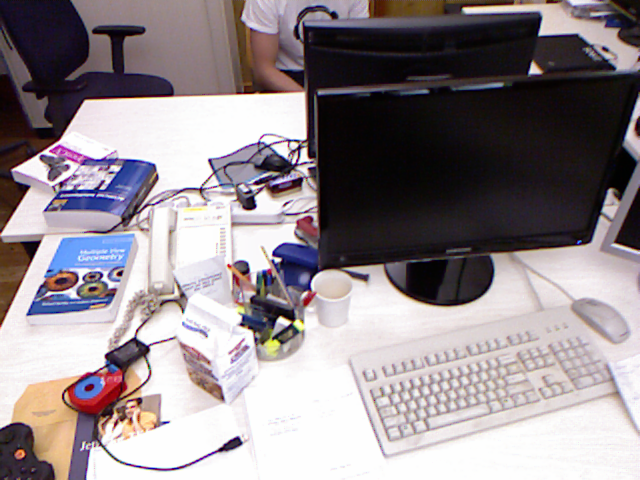
#> input picture data/rgbd_dataset_freiburg1_xyz/rgb/1305031102.343233.png, 640 x 480 px; its folder holds 4 pictures in this run
$ python 6-estimate_motion.py
#> lines starting #> are read from the running program, lines starting #| are printed output that depends on the picture; long printed decimals are rounded
import cv2
import numpy as np
from pathlib import Path

# reuse ORB ft detection & matching code

# 1. Load two consecutive images
folder = Path("data/rgbd_dataset_freiburg1_xyz/rgb")
images = sorted(folder.glob("*.png"))
if not images:
    raise FileNotFoundError("Error loading dataset images")
img1 = cv2.imread(str(images[0]))
#> img1 is the input picture: shape (480, 640, 3); mean B, G, R 142, 137.6, 146.5
img2 = cv2.imread(str(images[2]))
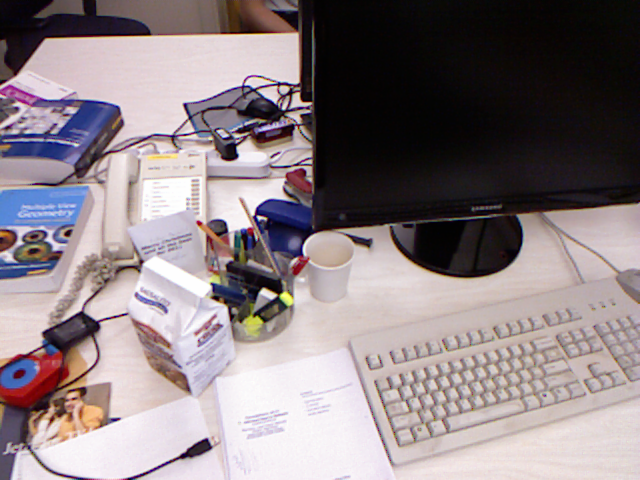
#> input picture data/rgbd_dataset_freiburg1_xyz/rgb/1305031102.911185.png, 640 x 480 px
#> img2 is the input picture: shape (480, 640, 3); mean B, G, R 132.1, 128.5, 139.7
if img1 is None or img2 is None:
    raise RuntimeError("Could not load iamges!")
gray1 = cv2.cvtColor(img1, cv2.COLOR_BGR2GRAY)
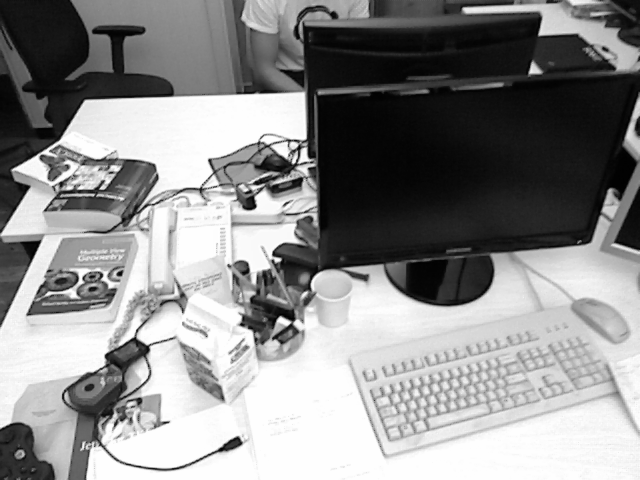
#> gray1: shape (480, 640); min 1, max 254, mean 140.8
gray2 = cv2.cvtColor(img2, cv2.COLOR_BGR2GRAY)
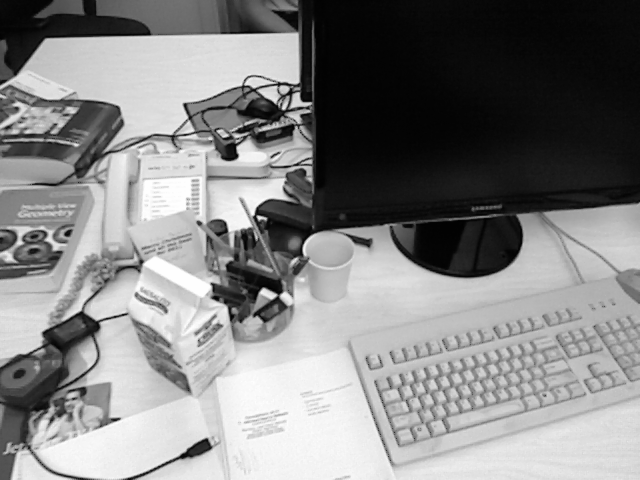
#> gray2: shape (480, 640); min 1, max 254, mean 132.3

# 2. Detect ORB features
orb = cv2.ORB_create(nfeatures=1000)
kp1, des1 = orb.detectAndCompute(gray1, None)
#> kp1 = 1000 keypoints; strongest (x, y, size): (274, 253, 37.2), (147, 346, 31), (289, 322, 31), (288, 322, 37.2)
kp2, des2 = orb.detectAndCompute(gray2, None)
#> kp2 = 1000 keypoints; strongest (x, y, size): (258, 217, 37.2), (258, 216, 31), (302, 100, 53.6), (259, 219, 31)

if des1 is None or des2 is None:
    raise RuntimeError("No descriptors found in one of the frames")

# 3. Match descriptors using BFMatcher
bf=cv2.BFMatcher(cv2.NORM_HAMMING)
pairs = bf.knnMatch(des1, des2,k=2)
#> pairs = 1000 matches

# 4. Apply Lowe's ratio test
good_matches = []
ratio_test_threshold = 0.95
for pair in pairs:
    if len(pair)==2:
        best, second_best = pair
        if best.distance < ratio_test_threshold*second_best.distance:
            good_matches.append(best)
#> after the loop, good_matches = 750 matches
good_matches=sorted(good_matches, key=lambda match:match.distance)

# 5. Extract pts1 and pts2
result = cv2.drawMatches(img1, kp1, img2, kp2,
                         good_matches[:50],
                         None,
                         flags=cv2.DrawMatchesFlags_NOT_DRAW_SINGLE_POINTS)
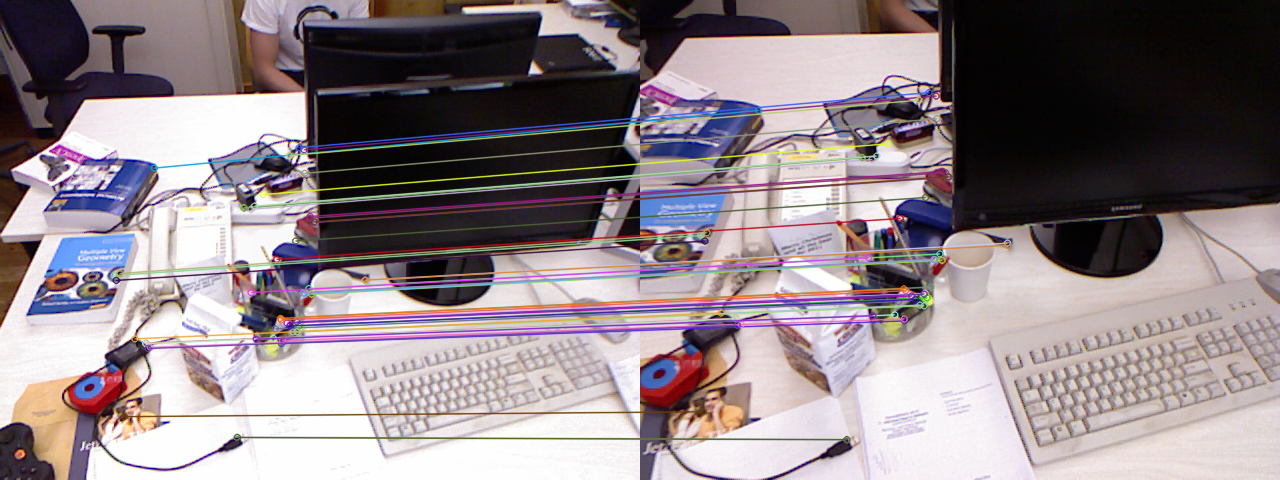
#> result: shape (480, 1280, 3); mean B, G, R 136.3, 131.8, 143

# extract corresponding ft coords
pts1=np.float32([kp1[m.queryIdx].pt for m in good_matches])
#> pts1 = 750 pairs, first value 40 to 603, second value 37 to 448
pts2=np.float32([kp2[m.trainIdx].pt for m in good_matches])
#> pts2 = 750 pairs, first value 43.2 to 523.1, second value 33 to 447

print("Matched points:", len(pts1))
#| Matched points: 750
print("pts1 shape:", pts1.shape)
#| pts1 shape: (750, 2)
print("pts2 shape:", pts2.shape)
#| pts2 shape: (750, 2)

# 6. Define camera intrinsics K
K = np.array([
    [517.3, 0.0, 318.6],
    [0.0, 516.5, 255.3],
    [0.0, 0.0, 1.0]
], dtype=np.float64)

# 7. Estimate E using RANSAC
if len(pts1) < 5:
    raise ValueError("Not enough matches to estimate E")

E, mask = cv2.findEssentialMat(
    pts1,
    pts2,
    K,
    method=cv2.RANSAC,
    prob=0.999,
    threshold=1.0
)
#> E = [[-0.00846, -0.7, 0.0871], [0.705, -0.00772, 0.0346], [-0.0493, -0.0499, 0.00388]]; mask = 750 values, max 1 at index 1, min 0 at index 0, mean 0.589

if E is None or mask is None:
    raise RuntimeError("Essential Matrix estimation failed")


# 8. Print E and inlier statistics. Inspect results
num_inliers = np.count_nonzero(mask)
#> num_inliers = 442
inlier_ratio = num_inliers / len(pts1)
#> inlier_ratio = 0.589

print("\nEssential Matrix:")
print(E)
#| [[-0.008462 -0.6998  0.08713]
#|  [ 0.7045 -0.007724  0.03465]
#|  [-0.04926 -0.04988   0.003885]]

print("\nRANSAC results:")
print("Total matches:", len(pts1))
#| Total matches: 750
print("Inliers:", num_inliers)
#| Inliers: 442
print("Outliers:", len(pts1) - num_inliers)
#| Outliers: 308
print(f"Inlier ratio: {inlier_ratio:.2%}")
#| Inlier ratio: 58.93%


# 1. Call cv2.recoverPose() using the Essential Matrix, matched coordinates, and camera intrinsics.
# 2. Pass your existing RANSAC inlier mask so pose recovery starts with geometrically consistent matches.
# 3. Capture the recovered rotation matrix, translation vector, pose inlier count, and updated mask.
pose_inliers, R, t, updated_pose_mask = cv2.recoverPose(E, pts1, pts2, K, mask=mask)
#> pose_inliers = 436; R = [[1, -0.0149, -0.0227], [0.0136, 0.998, -0.0549], [0.0235, 0.0546, 0.998]]; t = [0.0717, -0.0687, -0.995]; updated_pose_mask = 750 values, max 1 at index 1, min 0 at index 0, mean 0.581

# 4. Print the rotation and translation.
# 5. Print their NumPy shapes.
# 6. Compare the number of pose inliers against your 695 Essential Matrix inliers.
print(f"Rotation: {R}")
#| Rotation: [[ 0.9996  -0.01491 -0.02267 ]
#|  [ 0.01365  0.9984  -0.05491]
#|  [ 0.02345  0.05458  0.9982]]
print(f"translation: {t}")
#| translation: [[ 0.07168]
#|  [-0.06871]
#|  [-0.9951]]
print(f"Rotation shape: {R.shape}")
#| Rotation shape: (3, 3)
print(f"translation shape: {t.shape}")
#| translation shape: (3, 1)
print(f"pose inliers: {pose_inliers} vs Essential Matrix inliers: {num_inliers}")
#| pose inliers: 436 vs Essential Matrix inliers: 442


# day 6 - milestone 5: validate estimated pose
print("\n--- Pose Validation ---")
# challenge 1 - validate rotation matrix
# compute R transpose multiplied by R
rotation_check = R.T @ R
#> rotation_check = [[1, -7.18e-17, -4.72e-16], [-7.18e-17, 1, 1.46e-16], [-4.72e-16, 1.46e-16, 1]]
# compare against the 3x3 identity matrix
is_orthogonal = np.allclose(rotation_check, np.eye(3))
#> is_orthogonal = True
# calc determinant & check if ~1
det_R = np.linalg.det(R)
#> det_R = 1
is_proper_rotation = np.isclose(det_R, 1.0)
#> is_proper_rotation = True
print("\nR^T R:")
print(rotation_check)
#| [[ 1.00000000e+00 -7.18171479e-17 -4.72362620e-16]
#|  [-7.18171479e-17  1.00000000e+00  1.46177650e-16]
#|  [-4.72362620e-16  1.46177650e-16  1.00000000e+00]]
print("Orthogonal:", is_orthogonal)
#| Orthogonal: True
print("Determinant:", det_R)
#| Determinant: 1
print("Proper rotation:", is_proper_rotation)
#| Proper rotation: True

# challenge 2 - validate trnaslation magnitude
# compute euclidean norm of trans vector
translation_norm = np.linalg.norm(t)
#> translation_norm = 1
#check if trans normalized
is_unit_translation = np.isclose(translation_norm, 1.0)
#> is_unit_translation = True
print("\nTranslation Validation:")
print("Translation Magnitude:", translation_norm)
#| Translation Magnitude: 1.0
print("Unit translation:", is_unit_translation)
#| Unit translation: True

# challenge 3 - compare inlier counts
# num_inliers was calculated before recoverPose()
additional_rejected = num_inliers - pose_inliers
#> additional_rejected = 6
pose_inlier_ratio = pose_inliers/len(pts1)
#> pose_inlier_ratio = 0.581

print("\n Inlier Comparison:")
print("Essential Matrix inliers:", num_inliers)
#| Essential Matrix inliers: 442
print("Pose inliers:", pose_inliers)
#| Pose inliers: 436
print("Additional matches rejected:", additional_rejected)
#| Additional matches rejected: 6
print(f"Final pose inlier ratio: {pose_inlier_ratio:.2%}")
#| Final pose inlier ratio: 58.13%
